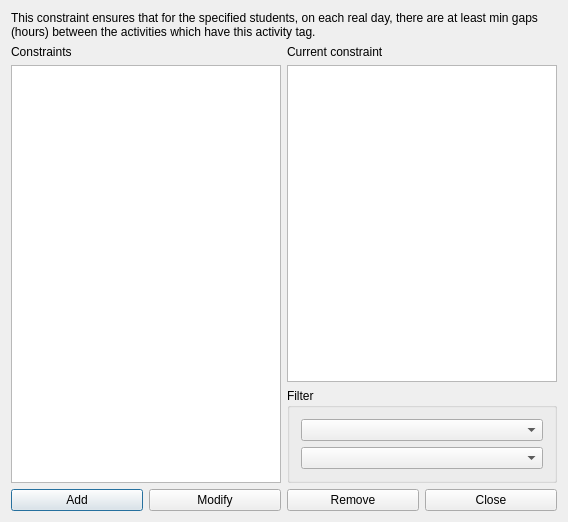
<?xml version="1.0" encoding="UTF-8"?>
<ui version="4.0">
 <class>ConstraintStudentsSetMinGapsBetweenActivityTagPerRealDayForm_template</class>
 <widget class="QDialog" name="ConstraintStudentsSetMinGapsBetweenActivityTagPerRealDayForm_template">
  <property name="geometry">
   <rect>
    <x>0</x>
    <y>0</y>
    <width>568</width>
    <height>522</height>
   </rect>
  </property>
  <property name="windowTitle">
   <string extracomment="This is the title of the dialog to see the list of all constraints of this type">Constraints students set min gaps between activity tag per real day</string>
  </property>
  <layout class="QGridLayout" name="gridLayout_2">
   <item row="0" column="0" colspan="2">
    <widget class="QLabel" name="textLabel1">
     <property name="sizePolicy">
      <sizepolicy hsizetype="Minimum" vsizetype="Minimum">
       <horstretch>0</horstretch>
       <verstretch>0</verstretch>
      </sizepolicy>
     </property>
     <property name="text">
      <string>This constraint ensures that for the specified students, on each real day, there are at least min gaps (hours) between the activities which have this activity tag.</string>
     </property>
     <property name="wordWrap">
      <bool>true</bool>
     </property>
    </widget>
   </item>
   <item row="1" column="1">
    <layout class="QVBoxLayout" name="verticalLayout_2">
     <item>
      <widget class="QLabel" name="currentConstraintTextLabel">
       <property name="text">
        <string>Current constraint</string>
       </property>
       <property name="wordWrap">
        <bool>false</bool>
       </property>
      </widget>
     </item>
     <item>
      <widget class="QPlainTextEdit" name="currentConstraintTextEdit"/>
     </item>
    </layout>
   </item>
   <item row="2" column="1">
    <widget class="QGroupBox" name="filterGroupBox">
     <property name="title">
      <string>Filter</string>
     </property>
     <layout class="QGridLayout" name="gridLayout">
      <item row="1" column="0">
       <widget class="QComboBox" name="activityTagComboBox"/>
      </item>
      <item row="0" column="0">
       <widget class="QComboBox" name="studentsComboBox"/>
      </item>
     </layout>
    </widget>
   </item>
   <item row="3" column="0" colspan="2">
    <layout class="QHBoxLayout" name="horizontalLayout">
     <item>
      <widget class="QPushButton" name="addConstraintPushButton">
       <property name="text">
        <string>Add</string>
       </property>
      </widget>
     </item>
     <item>
      <widget class="QPushButton" name="modifyConstraintPushButton">
       <property name="text">
        <string>Modify</string>
       </property>
      </widget>
     </item>
     <item>
      <widget class="QPushButton" name="removeConstraintPushButton">
       <property name="text">
        <string>Remove</string>
       </property>
      </widget>
     </item>
     <item>
      <widget class="QPushButton" name="closePushButton">
       <property name="text">
        <string>Close</string>
       </property>
      </widget>
     </item>
    </layout>
   </item>
   <item row="1" column="0" rowspan="2">
    <layout class="QVBoxLayout" name="verticalLayout">
     <item>
      <widget class="QLabel" name="constraintsTextLabel">
       <property name="frameShape">
        <enum>QFrame::NoFrame</enum>
       </property>
       <property name="frameShadow">
        <enum>QFrame::Plain</enum>
       </property>
       <property name="text">
        <string>Constraints</string>
       </property>
       <property name="wordWrap">
        <bool>false</bool>
       </property>
      </widget>
     </item>
     <item>
      <widget class="QListWidget" name="constraintsListWidget"/>
     </item>
    </layout>
   </item>
  </layout>
 </widget>
 <layoutdefault spacing="6" margin="11"/>
 <resources/>
 <connections/>
</ui>
